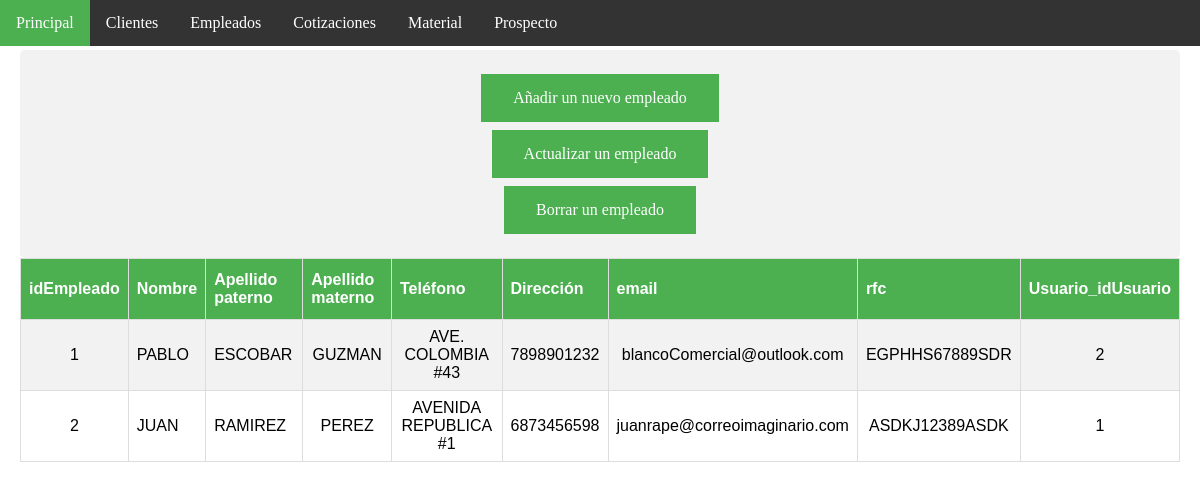
Page /empleadoAdmon.php (signed in) on the earlier database version.
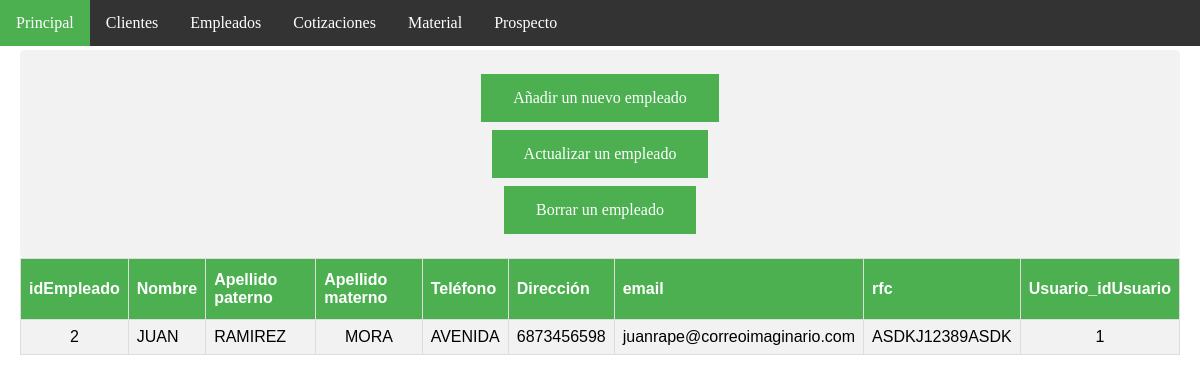
Same page on the later database version.
### tables this page shows
CREATE TABLE `empleado` (
  `idEmpleado` int(11) NOT NULL AUTO_INCREMENT,
  `nombre` varchar(45) NOT NULL,
  `ape-pat` varchar(45) NOT NULL,
  `ape-mat` varchar(45) NOT NULL,
  `telefono` varchar(45) NOT NULL,
  `direccion` varchar(45) NOT NULL,
  `email` varchar(45) NOT NULL,
  `rfc` varchar(45) NOT NULL,
  `Usuario_idUsuario` int(11) NOT NULL,
  PRIMARY KEY (`idEmpleado`,`Usuario_idUsuario`),
  KEY `fk_Empleado_Usuario1_idx` (`Usuario_idUsuario`),
  CONSTRAINT `fk_Empleado_Usuario1` FOREIGN KEY (`Usuario_idUsuario`) REFERENCES `usuario` (`idUsuario`) ON DELETE NO ACTION ON UPDATE NO ACTION
);

### empleadoAdmon.php (the view, shortened to what this page needs)
<!DOCTYPE html>
<html>
<head>
	<link rel="stylesheet" type="text/css" href="css/page_style.css">
</head>
<body>
<ul>
  <li><a class="active" href="indexAdmin.php">Principal</a></li>
  <li><a href="clienteAdmon.php">Clientes</a></li>
  <li><a href="empleadoAdmon.php">Empleados</a></li>
  <li><a href="cotizacionAdmon.php">Cotizaciones</a></li>
  <li><a href="materialAdmon.php">Material</a></li>
  <li><a href="prospectoAdmon.php">Prospecto</a></li>
</ul>
<div style="padding:20px;margin-top:30px;height:1500px;">
<div align="center" class="container">
	<a class="buttonSha" href="insertEmpleado.php">Añadir un nuevo empleado</a><br>
	<a class="buttonSha" href="updateEmpleado.php">Actualizar un empleado</a><br>
	<a class="buttonSha" href="deleteEmpleado.php">Borrar un empleado</a><br>
</div>
<?php
	$usuario = "root";
	$servidor = "localhost";
$conexion = mysqli_connect( $servidor, $usuario, "" )
or die ("No se ha podido conectar al servidor BD");
$consulta = "SELECT * FROM empleado";
$resultado = mysqli_query( $conexion, $consulta )
        or die ( "Algo ha ido mal en la consulta a la base de datos");
echo"<center>";
echo "<table>";
	echo "<tr>";
		echo "<th>idEmpleado</th>";
		echo "<th>Nombre</th>";
	    echo "<th>Apellido paterno</th>";
	    echo "<th>Apellido materno</th>";
	    echo "<th>Teléfono</th>";
	    echo "<th>Dirección</th>";
	    echo "<th>email</th>";
	    echo "<th>rfc</th>";
	    echo "<th>Usuario_idUsuario</th>";
	echo "</tr>";
	while ($registro = mysqli_fetch_array( $resultado ))
		{
		echo "<tr>";
		echo "<td align='center'>" . $registro['idEmpleado'] . "</td><td>" . $registro['nombre'] . "</td>";
		echo "<td>".$registro['ape-pat']."</td>";
		echo "<td align='center'>".$registro['ape-mat']. "</td>";
		echo "<td align='center'>".$registro['direccion']. "</td>";
		echo "<td align='center'>".$registro['telefono']. "</td>";
		echo "<td align='center'>".$registro['email']. "</td>";
		echo "<td align='center'>".$registro['rfc']. "</td>";
		echo "<td align='center'>".$registro['Usuario_idUsuario']. "</td>";
	echo "</tr>";
		}
	echo "</table>";
 ?>
</div>
</body>
</html>

### css/page_style.css (style rules this page uses)
.buttonSha { background-color: #4CAF50; border: none; color: white; padding: 15px 32px; text-align: center; text-decoration: none; display: inline-block; font-size: 16px; margin: 4px 2px; cursor: pointer; -webkit-transition-duration: 0.4s; transition-duration: 0.4s; }
table { font-family: "Trebuchet MS", Arial, Helvetica, sans-serif; border-collapse: collapse; width: 100%; }
td,th { border: 1px solid #ddd; padding: 8px; }
tr:nth-child(even) { background-color: #f2f2f2; }
th { padding-top: 12px; padding-bottom: 12px; text-align: left; background-color: #4CAF50; color: white; }
* { box-sizing: border-box; }
.container { border-radius: 5px; background-color: #f2f2f2; padding: 20px; }
body { margin:0; }
ul { list-style-type: none; margin: 0; padding: 0; overflow: hidden; background-color: #333; position: fixed; top: 0; width: 100%; }
li { float: left; }
li a { display: block; color: white; text-align: center; padding: 14px 16px; text-decoration: none; }
.active { background-color: #4CAF50; }

Differences in the rows shown:
removed empleado: idEmpleado "1", nombre "PABLO", value "ESCOBAR", value "GUZMAN", direccion "AVE. COLOMBIA #43", telefono "7898901232", email "blancoComercial@outlook.com", rfc "EGPHHS67889SDR", Usuario_idUsuario "2"
changed empleado "JUAN": value "PEREZ" → "MORA"; direccion "AVENIDA REPUBLICA #1" → "AVENIDA"
